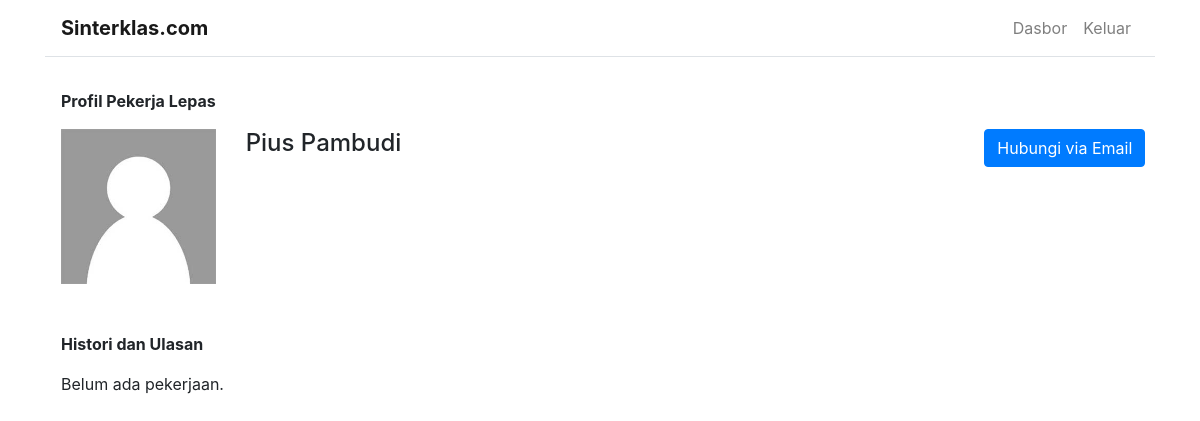
/profile/pius, run on an earlier commit of the app's database.
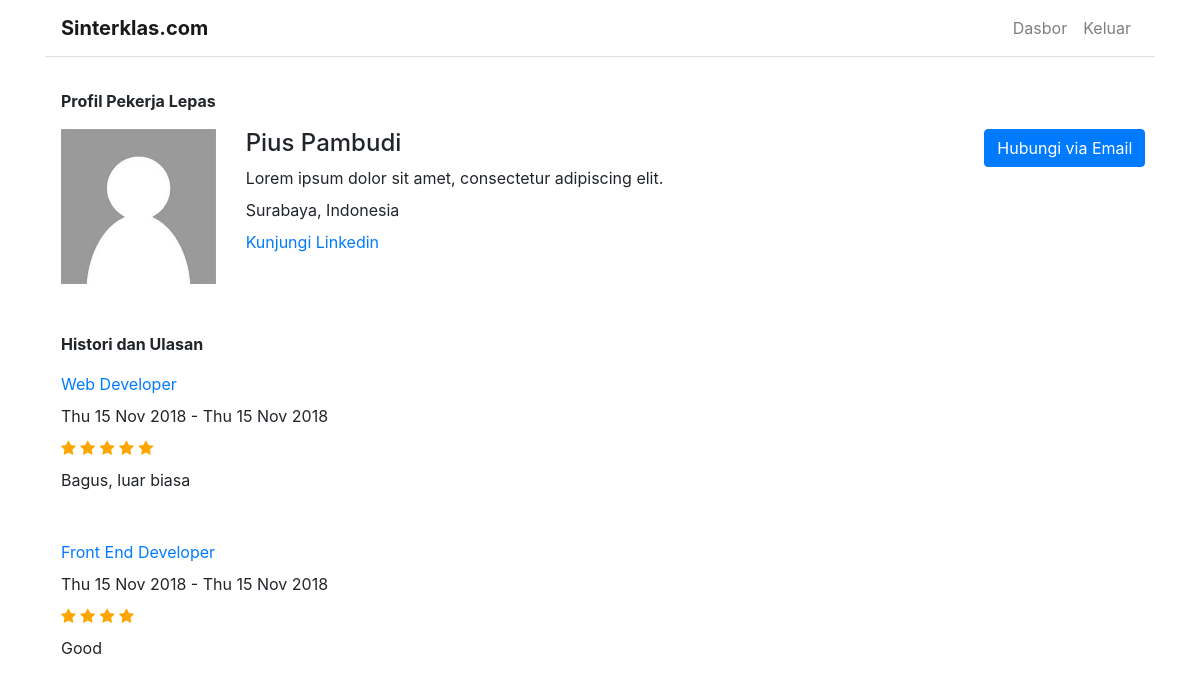
And on a later commit of the database.
### users/models.py (models this page shows, shortened)
class User(AbstractUser):
    photo = models.ImageField(upload_to='users', default='users/default.jpg')
    bio = models.TextField(blank=True)
    location = models.CharField(max_length=100, blank=True)
    linkedin_url = models.CharField(max_length=200, blank=True)

### jobs/models.py (models this page shows, shortened)
class Employment(models.Model):
    application = models.ForeignKey(Application, on_delete=models.CASCADE)
    date_started = models.DateTimeField(auto_now_add=True)
    date_ended = models.DateTimeField(blank=True, null=True)
    is_done = models.BooleanField(default=False)
    rating = models.IntegerField(null=True)
    review = models.TextField(blank=True, null=True)

class Application(models.Model):
    user = models.ForeignKey(settings.AUTH_USER_MODEL, on_delete=models.CASCADE)
    job = models.ForeignKey(Job, on_delete=models.CASCADE)
    date_created = models.DateTimeField(auto_now_add=True)
    is_accepted = models.BooleanField(default=False)

class Job(models.Model):
    title = models.CharField(max_length=100)
    description = models.TextField()
    location = models.CharField(max_length=100, blank=True)
    date_created = models.DateTimeField(auto_now_add=True)
    is_taken = models.BooleanField(default=False)
    user = models.ForeignKey(settings.AUTH_USER_MODEL, on_delete=models.CASCADE)

### users/views.py (the view)
# urls.py: path('profile/<username>', views.profile, name='profile'),
def profile(request, username):
    user = get_object_or_404(User, username=username)
    employments = Employment.objects.filter(application__user__username=username, is_done=True)
    return render(request, 'users/profile.html', {
        'user': user,
        'employments': employments
    })

### users/templates/users/profile.html (shortened to what this page needs)
{% extends 'base.html' %}
{% block content %}
  <p><b>Profil Pekerja Lepas</b></p>
  <div class="row profile mb-5">
    <div class="col-md-2">
      <img src="{{ MEDIA_URL }}{{ user.photo }}" width="100%" class="profile-photo">
    </div>
    <div class="col-md-8">
      <h1>{{ user.get_full_name }}</h1>
      <p>{{ user.bio }}</p>
      <p>{{ user.location }}</p>
      <p>{% if user.linkedin_url %}<a href="{{ user.linkedin_url }}">Kunjungi Linkedin</a>{% endif %}</p>
    </div>
    <div class="col-md-2">
      <a href="mailto:{{ user.email }}" class="btn btn-primary">Hubungi via Email</a>
    </div>
  </div>
  <p><b>Histori dan Ulasan</b></p>
  {% if employments|length == 0 %}
    <p>Belum ada pekerjaan.</p>
  {% endif %}
  {% for employment in employments %}
    <div class="job mb-5">
      <p><a href="{% url 'job' id=employment.application.job.id %}">{{ employment.application.job.title }}</a></p>
      <p>{{ employment.date_started|date:"D d M Y" }} - {{ employment.date_ended|date:"D d M Y" }}</p>
      <p>
        {% for _ in "x"|rjust:employment.rating %}
          <span class="fa fa-star checked"></span>
        {% endfor %}
      </p>
      <p>{{ employment.review }}</p>
    </div>
  {% endfor %}
{% endblock %}

What changed in the data, as far as the page shows it:
changed User "Pius Pambudi": bio (not shown) → "Lorem ipsum dolor sit amet, consectetur adipiscing elit."; location (not shown) → "Surabaya, Indonesia"
added Employment: application.job "Web Developer", date_started "Thu 15 Nov 2018", date_ended "Thu 15 Nov 2018", rating 5 (drawn), review "Bagus, luar biasa"
added Employment: application.job "Front End Developer", date_started "Thu 15 Nov 2018", date_ended "Thu 15 Nov 2018", rating 4 (drawn), review "Good"
Also different on the page:
text no longer shown: "Belum ada pekerjaan."
text now shown: "Kunjungi Linkedin"
